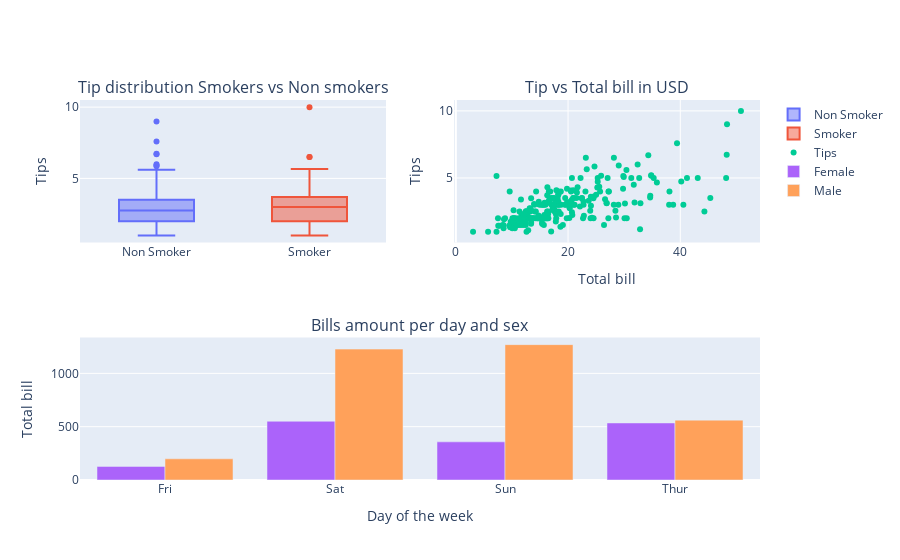

This figure's notebook cell:
### Markdown cell above
##### Plotting

### Code cell
fig = make_subplots(
    rows=2, cols=2,
    specs=[[{}, {}],
           [{"colspan": 2}, None]],
    subplot_titles=(
        "Tip distribution Smokers vs Non smokers",
        "Tip vs Total bill in USD", 
        "Bills amount per day and sex"
    )
)
fig.update_layout(height=800)


# Top left a box plot
fig.add_traces(
    data=[
        go.Box(y=df_restaurants[df_restaurants['smoker']=="No"]['tip'], name="Non Smoker"),
        go.Box(y=df_restaurants[df_restaurants['smoker']=='Yes']['tip'], name="Smoker")
    ], rows=[1, 1], cols=[1, 1]
)
fig.update_yaxes({'title': 'Tips'}, row=1, col=1)


# Top right scatter plot
fig.add_trace(
    go.Scatter(x=df_restaurants['total_bill'], y=df_restaurants['tip'], mode="markers", name="Tips"),
    row=1, col=2,
)
fig.update_xaxes({"title": "Total bill"}, row=1, col=2)
fig.update_yaxes({"title": "Tips"}, row=1, col=2)

# Bottom chart bar charts per day.
df_restaurants_agg = df_restaurants[['sex', 'total_bill', 'day']].groupby(['sex', 'day']).agg('sum').reset_index()
fig.add_traces(
    data=[
        go.Bar(y=df_restaurants_agg[df_restaurants_agg['sex']=='Female']['total_bill'], x=df_restaurants_agg[df_restaurants_agg['sex']=="Female"]['day'], name="Female"),
        go.Bar(y=df_restaurants_agg[df_restaurants_agg['sex']=='Male']['total_bill'], x=df_restaurants_agg[df_restaurants_agg['sex']=="Male"]['day'], name="Male"),
    ],
    rows=[2, 2], cols=[1, 1]
)
fig.update_xaxes({'title': 'Day of the week'}, row=2, col=1)
fig.update_yaxes({'title': 'Total bill'}, row=2, col=1)

fig.show()

fig.write_html("images/restaurant.html")

### Figure 1 — Plotly figure (JSON) as saved in the notebook; plotly's stock layout.template omitted (floating-point values rounded to 4 significant figures; data arrays with more than 128 entries replaced by an {"elided": "..."} marker saying what was removed)
{"data": [{"name": "Non Smoker", "type": "box", "xaxis": "x", "y": {"elided": "151 float values"}, "yaxis": "y"}, {"name": "Smoker", "type": "box", "xaxis": "x", "y": [3, 1.76, 3.21, 2, 1.98, 3.76, 1, 2.09, 3.14, 5, 3.08, 3, 5, 3, 1, 4.3, 4.73, 4, 1.5, 3, 2.5, 3, 2.5, 3.48, 1.64, 4.06, 4.29, 4, 2, 3, 1.61, 2, 10, 3.16, 5.15, 3.18, 4, 3.11, 2, 2, 4, 3.55, 3.68, 5.65, 3.5, 6.5, 3, 3.5, 2, 3.5, 4, 1.5, 4.19, 2.56, 2.02, 4, 2, 5, 2, 2, 4, 2.01, 2, 2.5, 4, 3.23, 3.41, 3, 2.03, 2.23, 2, 5.16, 2.5, 6.5, 1.1, 3, 1.5, 1.44, 3.09, 2.2, 3.48, 1.92, 1.58, 2.5, 2, 2.88, 2, 3, 3, 1, 1.17, 2, 2], "yaxis": "y"}, {"mode": "markers", "name": "Tips", "type": "scatter", "x": {"elided": "244 float values"}, "xaxis": "x2", "y": {"elided": "244 float values"}, "yaxis": "y2"}, {"name": "Female", "type": "bar", "x": ["Fri", "Sat", "Sun", "Thur"], "xaxis": "x3", "y": [127.3, 551.0, 357.7, 534.9], "yaxis": "y3"}, {"name": "Male", "type": "bar", "x": ["Fri", "Sat", "Sun", "Thur"], "xaxis": "x3", "y": [198.6, 1227.0, 1269.0, 561.4], "yaxis": "y3"}], "layout": {"annotations": [{"font": {"size": 16}, "showarrow": false, "text": "Tip distribution Smokers vs Non smokers", "x": 0.225, "xanchor": "center", "xref": "paper", "y": 1, "yanchor": "bottom", "yref": "paper"}, {"font": {"size": 16}, "showarrow": false, "text": "Tip vs Total bill in USD", "x": 0.775, "xanchor": "center", "xref": "paper", "y": 1, "yanchor": "bottom", "yref": "paper"}, {"font": {"size": 16}, "showarrow": false, "text": "Bills amount per day and sex", "x": 0.5, "xanchor": "center", "xref": "paper", "y": 0.375, "yanchor": "bottom", "yref": "paper"}], "autosize": true, "xaxis": {"anchor": "y", "autorange": true, "domain": [0, 0.45], "range": [-0.5, 1.5], "type": "category"}, "xaxis2": {"anchor": "y2", "autorange": true, "domain": [0.55, 1], "range": [-0.0786, 53.96], "title": {"text": "Total bill"}, "type": "linear"}, "xaxis3": {"anchor": "y3", "autorange": true, "domain": [0, 1], "range": [-0.5, 3.5], "title": {"text": "Day of the week"}, "type": "category"}, "yaxis": {"anchor": "x", "autorange": true, "domain": [0.625, 1], "range": [0.5, 10.5], "title": {"text": "Tips"}, "type": "linear"}, "yaxis2": {"anchor": "x2", "autorange": true, "domain": [0.625, 1], "range": [0.3141, 10.69], "title": {"text": "Tips"}, "type": "linear"}, "yaxis3": {"anchor": "x3", "autorange": true, "domain": [0, 0.375], "range": [0, 1336.0], "title": {"text": "Total bill"}, "type": "linear"}}}
